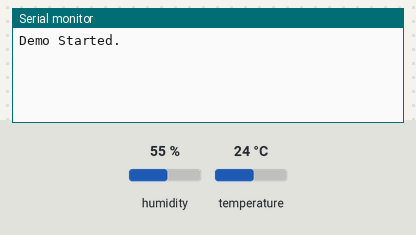
Simulated run of this sketch. Board: ESP32. Parts: the last lines printed to the serial monitor. The inputs (shaded band) are chosen by the test bench; at power-on: humidity 55 %, temperature 24 °C. At 7.7 s the program puts the board to deep sleep or switches it off; the recording ends there.

Above: at 1.2 s.
1.3 s: humidity set to 22 %
At 3.2 s:
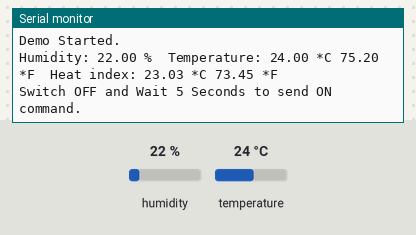
At 7.58 s:
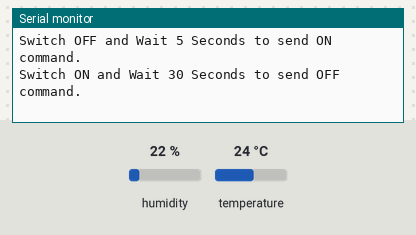

Measured:
- after the input at 1.3 s, the serial monitor: prints a new line after 0.71 s (image 1)

The sketch:

HVAC_ESP8266.ino
```cpp
// 10th, January 2016 - Fun with ESP8266
// (c)  Vincent Cruvellier
//  The Sketch use an ESP 8266 to read DHT sensor Values, Send HVAC IR command and sleep.
//
// I have used ESP 8266 ESP-12 Module
//  the IR led Emitter should be drive from a 5V current. You can power the IR LED from the 3.3V but the
//  emission distance will be considerably reduced. The bes is to drive the IR led from 5V and drive through
//  a transitor the led emission (Signal). Caution a lot of IR-Led module do not have real Signal drive.
//  Indeed, lot of them have Signal directly connected to VDD.
//
// Sketch Exemple with ESP8266 + HVAC IR Emission Capability + DHT Reading
// Sketch has been very simplified to not use IR-Remote lib but just what we need for this example
//   Mean we need just to be able to send HVAC IR command.
// ESP Deep sleep Feauture is used on this sketch. That requires ESP/RST connected to ESP/GPIO16
//   in order to wakeup from the deep sleep.
//
// Hardware Connection
//  IR LED SIGNAL => ESP/GPIO_4
//  DHT SIGNAL => ESP/GPIO_5
// RESET => ESP/GPIO_16

#include "DHT.h"

#define DHTPIN 5     // what digital pin we're connected to

#define DHTTYPE DHT22
DHT dht(DHTPIN, DHTTYPE);

int halfPeriodicTime;
int IRpin;
int khz;

typedef enum HvacMode {
  HVAC_HOT,
  HVAC_COLD,
  HVAC_DRY,
  HVAC_FAN, // used for Panasonic only
  HVAC_AUTO
} HvacMode_t; // HVAC  MODE

typedef enum HvacFanMode {
  FAN_SPEED_1,
  FAN_SPEED_2,
  FAN_SPEED_3,
  FAN_SPEED_4,
  FAN_SPEED_5,
  FAN_SPEED_AUTO,
  FAN_SPEED_SILENT
} HvacFanMode_;  // HVAC  FAN MODE

typedef enum HvacVanneMode {
  VANNE_AUTO,
  VANNE_H1,
  VANNE_H2,
  VANNE_H3,
  VANNE_H4,
  VANNE_H5,
  VANNE_AUTO_MOVE
} HvacVanneMode_;  // HVAC  VANNE MODE

typedef enum HvacWideVanneMode {
  WIDE_LEFT_END,
  WIDE_LEFT,
  WIDE_MIDDLE,
  WIDE_RIGHT,
  WIDE_RIGHT_END
} HvacWideVanneMode_t;  // HVAC  WIDE VANNE MODE

typedef enum HvacAreaMode {
  AREA_SWING,
  AREA_LEFT,
  AREA_AUTO,
  AREA_RIGHT
} HvacAreaMode_t;  // HVAC  WIDE VANNE MODE

typedef enum HvacProfileMode {
  NORMAL,
  QUIET,
  BOOST
} HvacProfileMode_t;  // HVAC PANASONIC OPTION MODE


// HVAC MITSUBISHI_
#define HVAC_MITSUBISHI_HDR_MARK    3400
#define HVAC_MITSUBISHI_HDR_SPACE   1750
#define HVAC_MITSUBISHI_BIT_MARK    450
#define HVAC_MITSUBISHI_ONE_SPACE   1300
#define HVAC_MISTUBISHI_ZERO_SPACE  420
#define HVAC_MITSUBISHI_RPT_MARK    440
#define HVAC_MITSUBISHI_RPT_SPACE   17100 // Above original iremote limit


/****************************************************************************
/* Send IR command to Mitsubishi HVAC - sendHvacMitsubishi
/***************************************************************************/
void sendHvacMitsubishi(
  HvacMode                HVAC_Mode,           // Example HVAC_HOT  HvacMitsubishiMode
  int                     HVAC_Temp,           // Example 21  (°c)
  HvacFanMode             HVAC_FanMode,        // Example FAN_SPEED_AUTO  HvacMitsubishiFanMode
  HvacVanneMode           HVAC_VanneMode,      // Example VANNE_AUTO_MOVE  HvacMitsubishiVanneMode
  int                     OFF                  // Example false
)
{

//#define  HVAC_MITSUBISHI_DEBUG;  // Un comment to access DEBUG information through Serial Interface

  byte mask = 1; //our bitmask
  byte data[18] = { 0x23, 0xCB, 0x26, 0x01, 0x00, 0x20, 0x08, 0x06, 0x30, 0x45, 0x67, 0x00, 0x00, 0x00, 0x00, 0x00, 0x00, 0x1F };
  // data array is a valid trame, only byte to be chnaged will be updated.

  byte i;

#ifdef HVAC_MITSUBISHI_DEBUG
  Serial.println("Packet to send: ");
  for (i = 0; i < 18; i++) {
    Serial.print("_");
    Serial.print(data[i], HEX);
  }
  Serial.println(".");
#endif

  // Byte 6 - On / Off
  if (OFF) {
    data[5] = (byte) 0x0; // Turn OFF HVAC
  } else {
    data[5] = (byte) 0x20; // Tuen ON HVAC
  }

  // Byte 7 - Mode
  switch (HVAC_Mode)
  {
    case HVAC_HOT:   data[6] = (byte) 0x08; break;
    case HVAC_COLD:  data[6] = (byte) 0x18; break;
    case HVAC_DRY:   data[6] = (byte) 0x10; break;
    case HVAC_AUTO:  data[6] = (byte) 0x20; break;
    default: break;
  }

  // Byte 8 - Temperature
  // Check Min Max For Hot Mode
  byte Temp;
  if (HVAC_Temp > 31) { Temp = 31;}
  else if (HVAC_Temp < 16) { Temp = 16; }
  else { Temp = HVAC_Temp; };
  data[7] = (byte) Temp - 16;

  // Byte 10 - FAN / VANNE
  switch (HVAC_FanMode)
  {
    case FAN_SPEED_1:       data[9] = (byte) B00000001; break;
    case FAN_SPEED_2:       data[9] = (byte) B00000010; break;
    case FAN_SPEED_3:       data[9] = (byte) B00000011; break;
    case FAN_SPEED_4:       data[9] = (byte) B00000100; break;
    case FAN_SPEED_5:       data[9] = (byte) B00000100; break; //No FAN speed 5 for MITSUBISHI so it is consider as Speed 4
    case FAN_SPEED_AUTO:    data[9] = (byte) B10000000; break;
    case FAN_SPEED_SILENT:  data[9] = (byte) B00000101; break;
    default: break;
  }

  switch (HVAC_VanneMode)
  {
    case VANNE_AUTO:        data[9] = (byte) data[9] | B01000000; break;
    case VANNE_H1:          data[9] = (byte) data[9] | B01001000; break;
    case VANNE_H2:          data[9] = (byte) data[9] | B01010000; break;
    case VANNE_H3:          data[9] = (byte) data[9] | B01011000; break;
    case VANNE_H4:          data[9] = (byte) data[9] | B01100000; break;
    case VANNE_H5:          data[9] = (byte) data[9] | B01101000; break;
    case VANNE_AUTO_MOVE:   data[9] = (byte) data[9] | B01111000; break;
    default: break;
  }

  // Byte 18 - CRC
  data[17] = 0;
  for (i = 0; i < 17; i++) {
    data[17] = (byte) data[i] + data[17];  // CRC is a simple bits addition
  }

#ifdef HVAC_MITSUBISHI_DEBUG
  Serial.println("Packet to send: ");
  for (i = 0; i < 18; i++) {
    Serial.print("_"); Serial.print(data[i], HEX);
  }
  Serial.println(".");
  for (i = 0; i < 18; i++) {
    Serial.print(data[i], BIN); Serial.print(" ");
  }
  Serial.println(".");
#endif

  enableIROut(38);  // 38khz
  space(0);
  for (int j = 0; j < 2; j++) {  // For Mitsubishi IR protocol we have to send two time the packet data
    // Header for the Packet
    mark(HVAC_MITSUBISHI_HDR_MARK);
    space(HVAC_MITSUBISHI_HDR_SPACE);
    for (i = 0; i < 18; i++) {
      // Send all Bits from Byte Data in Reverse Order
      for (mask = 00000001; mask > 0; mask <<= 1) { //iterate through bit mask
        if (data[i] & mask) { // Bit ONE
          mark(HVAC_MITSUBISHI_BIT_MARK);
          space(HVAC_MITSUBISHI_ONE_SPACE);
        }
        else { // Bit ZERO
          mark(HVAC_MITSUBISHI_BIT_MARK);
          space(HVAC_MISTUBISHI_ZERO_SPACE);
        }
        //Next bits
      }
    }
    // End of Packet and retransmission of the Packet
    mark(HVAC_MITSUBISHI_RPT_MARK);
    space(HVAC_MITSUBISHI_RPT_SPACE);
    space(0); // Just to be sure
  }
}

/****************************************************************************
/* enableIROut : Set global Variable for Frequency IR Emission
/***************************************************************************/
void enableIROut(int khz) {
  // Enables IR output.  The khz value controls the modulation frequency in kilohertz.
  halfPeriodicTime = 500/khz; // T = 1/f but we need T/2 in microsecond and f is in kHz
}

/****************************************************************************
/* mark ( int time)
/***************************************************************************/
void mark(int time) {
  // Sends an IR mark for the specified number of microseconds.
  // The mark output is modulated at the PWM frequency.
  long beginning = micros();
  while(micros() - beginning < time){
    digitalWrite(IRpin, HIGH);
    delayMicroseconds(halfPeriodicTime);
    digitalWrite(IRpin, LOW);
    delayMicroseconds(halfPeriodicTime); //38 kHz -> T = 26.31 microsec (periodic time), half of it is 13
  }
}

/****************************************************************************
/* space ( int time)
/***************************************************************************/
/* Leave pin off for time (given in microseconds) */
void space(int time) {
  // Sends an IR space for the specified number of microseconds.
  // A space is no output, so the PWM output is disabled.
  digitalWrite(IRpin, LOW);
  if (time > 0) delayMicroseconds(time);
}

/****************************************************************************
/* sendRaw (unsigned int buf[], int len, int hz)
/***************************************************************************/
void sendRaw (unsigned int buf[], int len, int hz)
{
  enableIROut(hz);
  for (int i = 0; i < len; i++) {
    if (i & 1) {
      space(buf[i]);
    }
    else {
      mark(buf[i]);
    }
  }
  space(0); // Just to be sure
}


/****************************************************************************
/* readDHT read and Print DHT Values
/***************************************************************************/
void readDHT() {
  delay(2000);

  // Reading temperature or humidity takes about 250 milliseconds!
  // Sensor readings may also be up to 2 seconds 'old' (its a very slow sensor)
  float h = dht.readHumidity();
  // Read temperature as Celsius (the default)
  float t = dht.readTemperature();
  // Read temperature as Fahrenheit (isFahrenheit = true)
  float f = dht.readTemperature(true);

  // Check if any reads failed and exit early (to try again).
  if (isnan(h) || isnan(t) || isnan(f)) {
    Serial.println("Failed to read from DHT sensor!");
    return;
  }

  // Compute heat index in Fahrenheit (the default)
  float hif = dht.computeHeatIndex(f, h);
  // Compute heat index in Celsius (isFahreheit = false)
  float hic = dht.computeHeatIndex(t, h, false);

  Serial.print("Humidity: ");
  Serial.print(h);
  Serial.print(" %\t");
  Serial.print("Temperature: ");
  Serial.print(t);
  Serial.print(" *C ");
  Serial.print(f);
  Serial.print(" *F\t");
  Serial.print("Heat index: ");
  Serial.print(hic);
  Serial.print(" *C ");
  Serial.print(hif);
  Serial.println(" *F");
}


/****************************************************************************
/* setup ()
*  Note: That's also the entry point after DeepSleep TimeOut
*/
/***************************************************************************/
void setup() {
  // put your setup code here, to run once:
  IRpin=4;
  khz=38;
  halfPeriodicTime = 500/khz;
  pinMode(IRpin, OUTPUT);
  Serial.begin(115200);
  Serial.println("Demo Started.");
}

/****************************************************************************
/* Loop ()
/***************************************************************************/
void loop() {
      Serial.begin(115200);
      Serial.println("");
      readDHT(); //read DHT Values
      Serial.println("Switch OFF and Wait 5 Seconds to send ON command.");
      sendHvacMitsubishi(HVAC_HOT, 21, FAN_SPEED_AUTO, VANNE_AUTO_MOVE, true);
      //sendHvacMitsubishi(HVAC_HOT, 21, FAN_SPEED_AUTO, VANNE_AUTO_MOVE, true);
      delay(5000);
      Serial.println("Switch ON and Wait 30 Seconds to send OFF command.");
      sendHvacMitsubishi(HVAC_HOT, 21, FAN_SPEED_AUTO, VANNE_AUTO_MOVE, false);
      //sendHvacMitsubishi(HVAC_HOT, 21, FAN_SPEED_AUTO, VANNE_AUTO_MOVE, false);
       Serial.println("Deep Sleep");
      ESP.deepSleep(10000000, WAKE_NO_RFCAL); /// WAKE_RF_DISABLED
      // Never go here :=> a reset will be performed !
}
```
